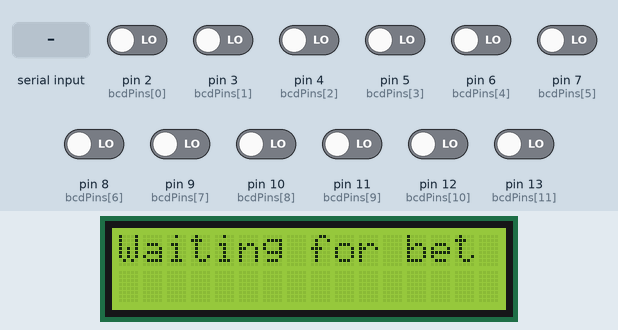
A sketch run on a simulated Arduino Mega 2560, built with avr-gcc and run on an emulated ATmega2560. Parts: 16×2 character LCD. The test bench sets the inputs (shaded band); at power-on: pin 2 (bcdPins[0]), pin 3 (bcdPins[1]), pin 4 (bcdPins[2]), pin 5 (bcdPins[3]), pin 6 (bcdPins[4]), pin 7 (bcdPins[5]), pin 8 (bcdPins[6]), pin 9 (bcdPins[7]), pin 10 (bcdPins[8]), pin 11 (bcdPins[9]), pin 12 (bcdPins[10]), pin 13 (bcdPins[11]) LOW. What the sketch prints to the serial monitor is not drawn.

Above: at 3.2 s.
3.3 s: "0\n" received over Serial
At 3.9 s:
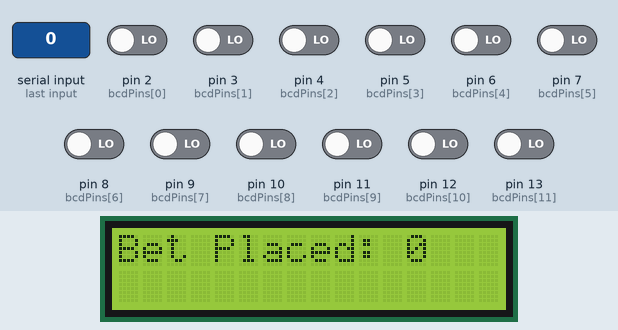
6.3 s: "90,45\n" received over Serial
8.3 s: pin 2 (bcdPins[0]) driven HIGH
At 9.2 s:
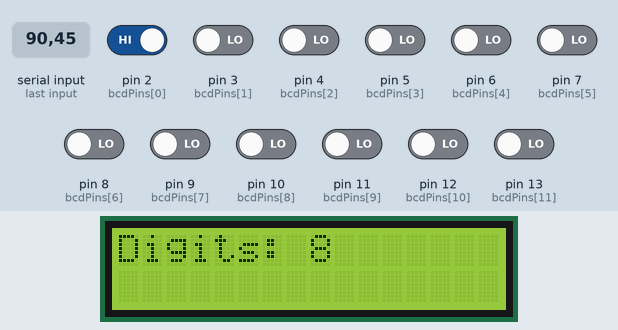
Timing chart, 0 to 11.3 s (numbered marks = the images above; inputs shaded):
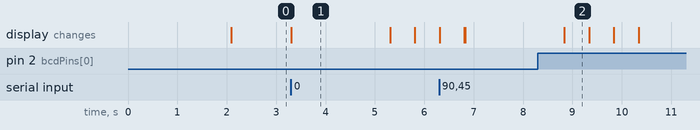

Measured:
- after the input at 3.3 s, the display: changes at once (image 1)
- what the display in image 1 shows lasts 2.0 s, from 3.3 s to 5.3 s
- what the display in image 2 shows lasts 0.5 s, from 8.8 s to 9.3 s

The sketch:

payoff.ino
```cpp
#include <LiquidCrystal.h>

// Initialize LCD with pins: RS, EN, D4, D5, D6, D7
LiquidCrystal lcd(22, 23, 24, 25, 26, 27);

// Multipliers for payoff
const int HIGH_MULTIPLIER = 50;
const int LOW_MULTIPLIER = 10;

// BCD input pins (12 BCD bits for 3 digits)
int bcdPins[12] = {2, 3, 4, 5, 6, 7, 8, 9, 10, 11, 12, 13};

int bcdToDecimal(int bcd[4]) {
  int decimal = 0;
  for (int i = 0; i < 4; i++) {
    decimal |= (bcd[i] << (3 - i));
  }
  return decimal;
}

void setup() {
  Serial.begin(9600);
  lcd.begin(16, 2);

  for (int i = 0; i < 12; i++) {
    pinMode(bcdPins[i], INPUT);
  }

  lcd.setCursor(0, 0);
  lcd.print("..Slot Machine..");
  delay(2000);
  lcd.clear();
}

void loop() {
  int bet = 0;
  int digits[3] = {0, 0, 0};
  int payoff = 0;

  lcd.clear();
  lcd.setCursor(0, 0);
  lcd.print("Waiting for bet");
  Serial.println("Enter bet (0 to 3):");

  while (!Serial.available());
  bet = Serial.parseInt();
  Serial.read();

  while (bet < 0 || bet > 3) {
    Serial.println("Invalid bet. Enter 0 to 3:");
    while (!Serial.available());
    bet = Serial.parseInt();
    Serial.read();
  }

  lcd.clear();
  lcd.setCursor(0, 0);
  lcd.print("Bet Placed: ");
  lcd.print(bet);
  delay(2000);

  // Read BCD inputs
  for (int i = 0; i < 3; i++) {
    int bcd[4];
    for (int j = 0; j < 4; j++) {
      bcd[j] = digitalRead(bcdPins[i * 4 + j]);
    }
    digits[i] = bcdToDecimal(bcd);
  }

  // Calculate payoff
  payoff = calculatePayoff(digits[0], digits[1], digits[2], bet);

  // Display result
  lcd.clear();
  lcd.setCursor(0, 0);
  lcd.print("Digits: ");
  lcd.print(digits[0]);
  delay(500);
  lcd.print(" ");
  lcd.print(digits[1]);
  delay(500);
  lcd.print(" ");
  lcd.print(digits[2]);
  delay(500);
  lcd.setCursor(0, 1);
  lcd.print("Payoff: ");
  lcd.print(payoff);

  Serial.print("Digits: ");
  Serial.print(digits[0]); Serial.print(" ");
  Serial.print(digits[1]); Serial.print(" ");
  Serial.println(digits[2]);
  Serial.print("Payoff: ");
  Serial.println(payoff);

  Serial.println("Press any key to play again...");
  while (!Serial.available());
  Serial.read();
}

int calculatePayoff(int a, int b, int c, int bet) {
  int base = 0;

  if (a == 0 && b == 0 && c == 0) {
    return 1000;
  } else if ((a == b && a == 0) || (a == c && a == 0) || (b == c && c == 0)) {
    return 200;
  } else if (a == b && b == c) {
    base = a * HIGH_MULTIPLIER;
  } else if (a == b || a == c) {
    base = a * LOW_MULTIPLIER;
  } else if (b == c) {
    base = b * LOW_MULTIPLIER;
  }

  return base * (bet + 1);
}
```
